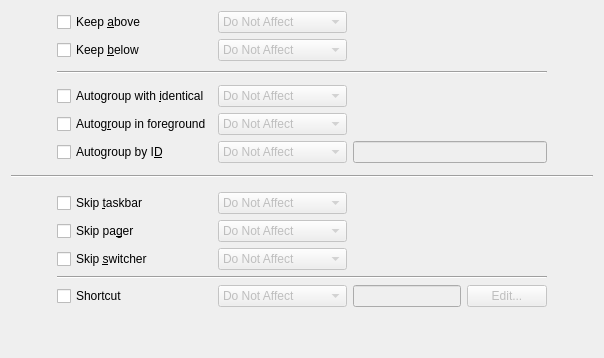
     <widget class="QWidget" name="TabPage4">
      <attribute name="title">
       <string>&amp;Arrangement &amp;&amp; Access</string>
      </attribute>
      <layout class="QGridLayout" name="gridLayout_4">
       <item row="1" column="2" colspan="2">
        <widget class="KComboBox" name="rule_below">
         <property name="enabled">
          <bool>false</bool>
         </property>
         <item>
          <property name="text">
           <string>Do Not Affect</string>
          </property>
         </item>
         <item>
          <property name="text">
           <string>Apply Initially</string>
          </property>
         </item>
         <item>
          <property name="text">
           <string>Remember</string>
          </property>
         </item>
         <item>
          <property name="text">
           <string>Force</string>
          </property>
         </item>
         <item>
          <property name="text">
           <string>Apply Now</string>
          </property>
         </item>
         <item>
          <property name="text">
           <string>Force Temporarily</string>
          </property>
         </item>
        </widget>
       </item>
       <item row="13" column="1">
        <widget class="QCheckBox" name="enable_skippager">
         <property name="toolTip">
          <string>Window shall (not) appear in the manager for virtual desktops</string>
         </property>
         <property name="text">
          <string>Skip pa&amp;ger</string>
         </property>
        </widget>
       </item>
       <item row="16" column="2" colspan="2">
        <widget class="KComboBox" name="rule_shortcut">
         <property name="enabled">
          <bool>false</bool>
         </property>
         <item>
          <property name="text">
           <string>Do Not Affect</string>
          </property>
         </item>
         <item>
          <property name="text">
           <string>Apply Initially</string>
          </property>
         </item>
         <item>
          <property name="text">
           <string>Remember</string>
          </property>
         </item>
         <item>
          <property name="text">
           <string>Force</string>
          </property>
         </item>
         <item>
          <property name="text">
           <string>Apply Now</string>
          </property>
         </item>
         <item>
          <property name="text">
           <string>Force Temporarily</string>
          </property>
         </item>
        </widget>
       </item>
       <item row="13" column="4" colspan="3">
        <widget class="YesNoBox" name="skippager" native="true">
         <property name="enabled">
          <bool>false</bool>
         </property>
        </widget>
       </item>
       <item row="1" column="4" colspan="3">
        <widget class="YesNoBox" name="below" native="true">
         <property name="enabled">
          <bool>false</bool>
         </property>
        </widget>
       </item>
       <item row="12" column="1">
        <widget class="QCheckBox" name="enable_skiptaskbar">
         <property name="toolTip">
          <string>Window shall (not) appear in the taskbar.</string>
         </property>
         <property name="text">
          <string>Skip &amp;taskbar</string>
         </property>
        </widget>
       </item>
       <item row="7" column="4" colspan="3">
        <widget class="KLineEdit" name="autogroupid">
         <property name="enabled">
          <bool>false</bool>
         </property>
        </widget>
       </item>
       <item row="14" column="1">
        <widget class="QCheckBox" name="enable_skipswitcher">
         <property name="toolTip">
          <string>Window shall (not) appear in the Alt+Tab list</string>
         </property>
         <property name="text">
          <string>Skip &amp;switcher</string>
         </property>
        </widget>
       </item>
       <item row="16" column="6">
        <widget class="QPushButton" name="shortcut_edit">
         <property name="enabled">
          <bool>false</bool>
         </property>
         <property name="text">
          <string>Edit...</string>
         </property>
        </widget>
       </item>
       <item row="17" column="0" colspan="8">
        <spacer name="verticalSpacer_6">
         <property name="orientation">
          <enum>Qt::Vertical</enum>
         </property>
         <property name="sizeHint" stdset="0">
          <size>
           <width>20</width>
           <height>40</height>
          </size>
         </property>
        </spacer>
       </item>
       <item row="5" column="2" colspan="2">
        <widget class="KComboBox" name="rule_autogroup">
         <property name="enabled">
          <bool>false</bool>
         </property>
         <item>
          <property name="text">
           <string>Do Not Affect</string>
          </property>
         </item>
         <item>
          <property name="text">
           <string>Force</string>
          </property>
         </item>
         <item>
          <property name="text">
           <string>Force Temporarily</string>
          </property>
         </item>
        </widget>
       </item>
       <item row="13" column="2" colspan="2">
        <widget class="KComboBox" name="rule_skippager">
         <property name="enabled">
          <bool>false</bool>
         </property>
         <item>
          <property name="text">
           <string>Do Not Affect</string>
          </property>
         </item>
         <item>
          <property name="text">
           <string>Apply Initially</string>
          </property>
         </item>
         <item>
          <property name="text">
           <string>Remember</string>
          </property>
         </item>
         <item>
          <property name="text">
           <string>Force</string>
          </property>
         </item>
         <item>
          <property name="text">
           <string>Apply Now</string>
          </property>
         </item>
         <item>
          <property name="text">
           <string>Force Temporarily</string>
          </property>
         </item>
        </widget>
       </item>
       <item row="15" column="1" colspan="6">
        <widget class="Line" name="line_8">
         <property name="orientation">
          <enum>Qt::Horizontal</enum>
         </property>
        </widget>
       </item>
       <item row="11" column="2">
        <spacer name="verticalSpacer_8">
         <property name="orientation">
          <enum>Qt::Vertical</enum>
         </property>
         <property name="sizeType">
          <enum>QSizePolicy::Fixed</enum>
         </property>
         <property name="sizeHint" stdset="0">
          <size>
           <width>20</width>
           <height>8</height>
          </size>
         </property>
        </spacer>
       </item>
       <item row="14" column="4" colspan="3">
        <widget class="YesNoBox" name="skipswitcher" native="true">
         <property name="enabled">
          <bool>false</bool>
         </property>
        </widget>
       </item>
       <item row="5" column="4" colspan="3">
        <widget class="YesNoBox" name="autogroup" native="true">
         <property name="enabled">
          <bool>false</bool>
         </property>
        </widget>
       </item>
       <item row="16" column="1">
        <widget class="QCheckBox" name="enable_shortcut">
         <property name="text">
          <string>Shortcut</string>
         </property>
         <property name="shortcut">
          <string/>
         </property>
        </widget>
       </item>
       <item row="14" column="2" colspan="2">
        <widget class="KComboBox" name="rule_skipswitcher">
         <property name="enabled">
          <bool>false</bool>
         </property>
         <item>
          <property name="text">
           <string>Do Not Affect</string>
          </property>
         </item>
         <item>
          <property name="text">
           <string>Apply Initially</string>
          </property>
         </item>
         <item>
          <property name="text">
           <string>Remember</string>
          </property>
         </item>
         <item>
          <property name="text">
           <string>Force</string>
          </property>
         </item>
         <item>
          <property name="text">
           <string>Apply Now</string>
          </property>
         </item>
         <item>
          <property name="text">
           <string>Force Temporarily</string>
          </property>
         </item>
        </widget>
       </item>
       <item row="12" column="2" colspan="2">
        <widget class="KComboBox" name="rule_skiptaskbar">
         <property name="enabled">
          <bool>false</bool>
         </property>
         <item>
          <property name="text">
           <string>Do Not Affect</string>
          </property>
         </item>
         <item>
          <property name="text">
           <string>Apply Initially</string>
          </property>
         </item>
         <item>
          <property name="text">
           <string>Remember</string>
          </property>
         </item>
         <item>
          <property name="text">
           <string>Force</string>
          </property>
         </item>
         <item>
          <property name="text">
           <string>Apply Now</string>
          </property>
         </item>
         <item>
          <property name="text">
           <string>Force Temporarily</string>
          </property>
         </item>
        </widget>
       </item>
       <item row="16" column="4" colspan="2">
        <widget class="KRestrictedLine" name="shortcut">
         <property name="enabled">
          <bool>false</bool>
         </property>
        </widget>
       </item>
       <item row="12" column="4" colspan="3">
        <widget class="YesNoBox" name="skiptaskbar" native="true">
         <property name="enabled">
          <bool>false</bool>
         </property>
        </widget>
       </item>
       <item row="0" column="1">
        <widget class="QCheckBox" name="enable_above">
         <property name="text">
          <string>Keep &amp;above</string>
         </property>
        </widget>
       </item>
       <item row="7" column="7" rowspan="2">
        <spacer name="horizontalSpacer_2">
         <property name="orientation">
          <enum>Qt::Horizontal</enum>
         </property>
         <property name="sizeHint" stdset="0">
          <size>
           <width>40</width>
           <height>20</height>
          </size>
         </property>
        </spacer>
       </item>
       <item row="6" column="1">
        <widget class="QCheckBox" name="enable_autogroupfg">
         <property name="text">
          <string>Autog&amp;roup in foreground</string>
         </property>
        </widget>
       </item>
       <item row="6" column="2" colspan="2">
        <widget class="KComboBox" name="rule_autogroupfg">
         <property name="enabled">
          <bool>false</bool>
         </property>
         <item>
          <property name="text">
           <string>Do Not Affect</string>
          </property>
         </item>
         <item>
          <property name="text">
           <string>Force</string>
          </property>
         </item>
         <item>
          <property name="text">
           <string>Force Temporarily</string>
          </property>
         </item>
        </widget>
       </item>
       <item row="0" column="4" colspan="3">
        <widget class="YesNoBox" name="above" native="true">
         <property name="enabled">
          <bool>false</bool>
         </property>
        </widget>
       </item>
       <item row="2" column="1" rowspan="3" colspan="6">
        <widget class="Line" name="line_11">
         <property name="orientation">
          <enum>Qt::Horizontal</enum>
         </property>
        </widget>
       </item>
       <item row="1" column="1">
        <widget class="QCheckBox" name="enable_below">
         <property name="text">
          <string>Keep &amp;below</string>
         </property>
        </widget>
       </item>
       <item row="7" column="0" rowspan="2">
        <spacer name="horizontalSpacer_8">
         <property name="orientation">
          <enum>Qt::Horizontal</enum>
         </property>
         <property name="sizeHint" stdset="0">
          <size>
           <width>40</width>
           <height>20</height>
          </size>
         </property>
        </spacer>
       </item>
       <item row="7" column="2" colspan="2">
        <widget class="KComboBox" name="rule_autogroupid">
         <property name="enabled">
          <bool>false</bool>
         </property>
         <item>
          <property name="text">
           <string>Do Not Affect</string>
          </property>
         </item>
         <item>
          <property name="text">
           <string>Force</string>
          </property>
         </item>
         <item>
          <property name="text">
           <string>Force Temporarily</string>
          </property>
         </item>
        </widget>
       </item>
       <item row="9" column="0" colspan="8">
        <widget class="Line" name="line_14">
         <property name="sizePolicy">
          <sizepolicy hsizetype="Expanding" vsizetype="Fixed">
           <horstretch>0</horstretch>
           <verstretch>0</verstretch>
          </sizepolicy>
         </property>
         <property name="orientation">
          <enum>Qt::Horizontal</enum>
         </property>
        </widget>
       </item>
       <item row="7" column="1">
        <widget class="QCheckBox" name="enable_autogroupid">
         <property name="text">
          <string>Autogroup by I&amp;D</string>
         </property>
        </widget>
       </item>
       <item row="5" column="1">
        <widget class="QCheckBox" name="enable_autogroup">
         <property name="text">
          <string>Autogroup with &amp;identical</string>
         </property>
        </widget>
       </item>
       <item row="0" column="2" colspan="2">
        <widget class="KComboBox" name="rule_above">
         <property name="enabled">
          <bool>false</bool>
         </property>
         <item>
          <property name="text">
           <string>Do Not Affect</string>
          </property>
         </item>
         <item>
          <property name="text">
           <string>Apply Initially</string>
          </property>
         </item>
         <item>
          <property name="text">
           <string>Remember</string>
          </property>
         </item>
         <item>
          <property name="text">
           <string>Force</string>
          </property>
         </item>
         <item>
          <property name="text">
           <string>Apply Now</string>
          </property>
         </item>
         <item>
          <property name="text">
           <string>Force Temporarily</string>
          </property>
         </item>
        </widget>
       </item>
       <item row="6" column="4" colspan="3">
        <widget class="YesNoBox" name="autogroupfg" native="true">
         <property name="enabled">
          <bool>false</bool>
         </property>
        </widget>
       </item>
      </layout>
     </widget>
